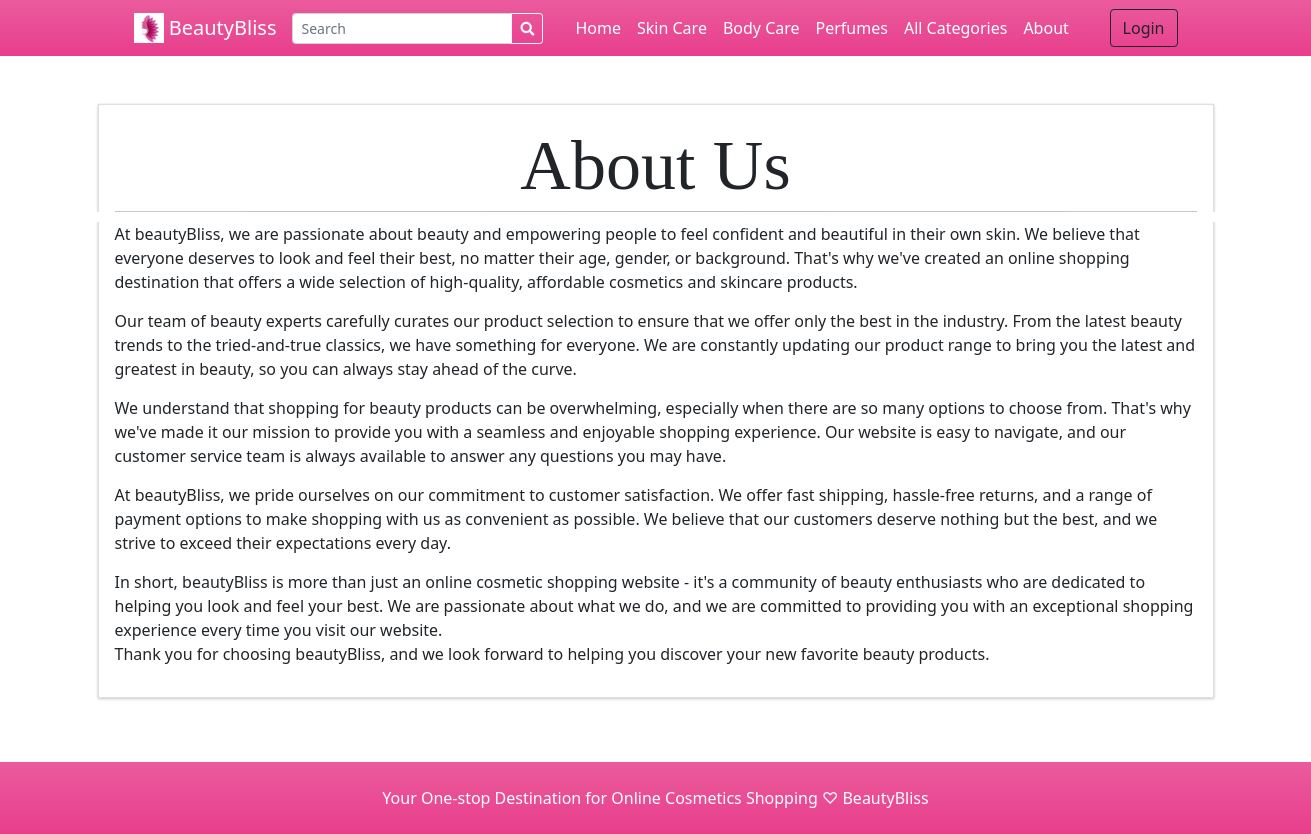
The page /?p=about on the database its author committed.
### tables this page shows
CREATE TABLE `categories` (
  `id` int(30) NOT NULL,
  `category` varchar(250) NOT NULL,
  `description` text DEFAULT NULL,
  `status` tinyint(1) NOT NULL DEFAULT 1,
  `delete_flag` tinyint(1) NOT NULL DEFAULT 0,
  `date_created` datetime NOT NULL DEFAULT current_timestamp()
);

### classes/DBConnection.php (called while the page is built, shortened)
<?php
class DBConnection{
    private $host = DB_SERVER;
    private $username = DB_USERNAME;
    private $password = DB_PASSWORD;
    private $database = DB_NAME;
    public $conn;
    public function __construct(){
        if (!isset($this->conn)) {
            $this->conn = new mysqli($this->host, $this->username, $this->password, $this->database);
        }
    }
}
?>

### classes/SystemSettings.php (called while the page is built, shortened)
<?php
class SystemSettings extends DBConnection{
	function userdata($field = ''){
		if(!empty($field)){
			if(isset($_SESSION['userdata'][$field]))
				return $_SESSION['userdata'][$field];
			else
				return null;
		}else{
			return false;
		}
	}
	function info($field=''){
		if(!empty($field)){
			if(isset($_SESSION['system_info'][$field]))
				return $_SESSION['system_info'][$field];
			else
				return false;
		}else{
			return false;
		}
	}
}
$_settings = new SystemSettings();
?>

### config.php (called while the page is built, shortened)
<?php
require_once('classes/DBConnection.php');
require_once('classes/SystemSettings.php');
function validate_image($file){
	if(!empty($file)){
        $ex = explode("?",$file);
        $file = $ex[0];
        $ts = isset($ex[1]) ? "?".$ex[1] : '';
		if(is_file(base_app.$file)){
			return base_url.$file.$ts;
		}else{
			return base_url.'dist/img/no-image-available.png';
		}
	}else{
		return base_url.'dist/img/no-image-available.png';
	}
}
?>

### inc/topBarNav.php (the view, shortened to what this page needs)
<nav class="navbar navbar-expand-lg navbar-dark bg-gradient-pink">
            <div class="container px-4 px-lg-5 ">
                <a class="navbar-brand" href="./">
                <img src="<?php echo validate_image($_settings->info('logo')) ?>" width="30" height="30" class="d-inline-block align-top" alt="" loading="lazy">
                <?php echo $_settings->info('short_name') ?>
                </a>
                <form class="form-inline" id="search-form">
                  <div class="input-group">
                    <input class="form-control form-control-sm form " type="search" placeholder="Search" aria-label="Search" name="search"  value="<?php echo isset($_GET['search']) ? $_GET['search'] : "" ?>"  aria-describedby="button-addon2">
                    <div class="input-group-append">
                      <button class="btn btn-outline-light btn-sm m-0" type="submit" id="button-addon2"><i class="fa fa-search"></i></button>
                    </div>
                  </div>
                </form>
                <div class="collapse navbar-collapse" id="navbarSupportedContent">
                    <ul class="navbar-nav me-auto mb-2 mb-lg-0 ms-lg-4">
                        <li class="nav-item"><a class="nav-link text-white" aria-current="page" href="./">Home</a></li>
                        <?php
                        $cat_qry = $conn->query("SELECT * FROM categories where status = 1  limit 3");
                        $count_cats =$conn->query("SELECT * FROM categories where status = 1 ")->num_rows;
                        while($crow = $cat_qry->fetch_assoc()):
                        ?>
                        <li class="nav-item"><a class="nav-link text-white" aria-current="page" href="./?p=products&c=<?php echo md5($crow['id']) ?>"><?php echo $crow['category'] ?></a></li>
                        <?php endwhile; ?>
                        <?php if($count_cats > 3): ?>
                        <li class="nav-item"><a class="nav-link text-white" href="./?p=view_categories">All Categories</a></li>
                        <?php endif; ?>
                        <li class="nav-item"><a class="nav-link text-white" href="./?p=about">About</a></li>
                    </ul>
                    <div class="d-flex align-items-center">
                      <?php if($_settings->userdata('id') > 0 && $_settings->userdata('login_type') == 2): ?>
                        <a class="text-dark mr-2 nav-link text-white" href="./?p=cart">
                            <i class="bi-cart-fill me-1"></i>
                            Cart
                            <span class="badge bg-dark text-white ms-1 rounded-pill" id="cart-count">
                              <?php
                                $count = $conn->query("SELECT SUM(quantity) as items from `cart` where client_id =".$_settings->userdata('id'))->fetch_assoc()['items'];
                                echo ($count > 0 ? $count : 0);
                              ?>
                            </span>
                        </a>
                            <a href="./?p=my_account" class="text-dark  nav-link text-white"><b>Welcome, <?php echo $_settings->userdata('firstname')?>!</b></a>
                            <a href="logout.php" class="text-dark  nav-link text-white"><i class="fa fa-sign-out-alt"></i></a>
                        <?php else: ?>
                        <button class="btn btn-outline-dark ml-2" id="login-btn" type="button">Login</button>
                        <?php endif; ?>
                    </div>
                </div>
            </div>
        </nav>

### rows shown on the page
categories: category "Skin Care"
categories: category "Body Care"
categories: category "Perfumes"

### other values the page prints
$_settings->info('short_name') "BeautyBliss"
